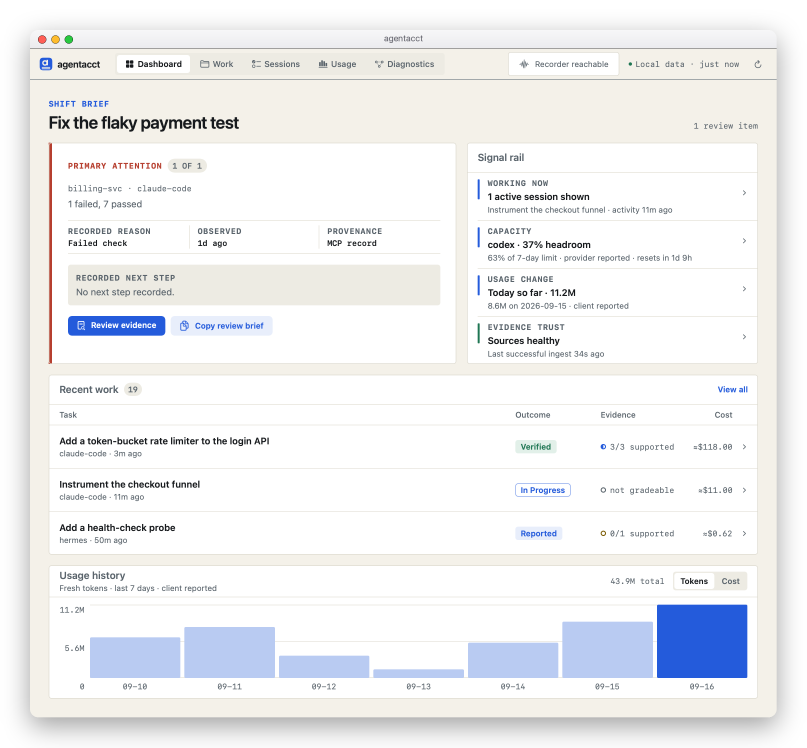
#> input picture docs/assets/app-dashboard.png, 2420 x 2242 px (shown at 1/3 size)
$ python frame_screenshots.py ../docs/assets/app-dashboard.png
#> lines starting #> are read from the running program, lines starting #| are printed output that depends on the picture; after the words box and inside, x2 and y2 are one past the last pixel; in counts of white or black regions, pixels touching at a corner belong together
#!/usr/bin/env python3
"""Wrap a flat pane PNG in a macOS window chrome — traffic lights, a title bar,
rounded corners, and a soft drop shadow — on a transparent background.

    python scripts/frame_screenshots.py                 # frames docs/assets/app-*.png in place
    python scripts/frame_screenshots.py a.png b.png      # frames the given files in place

Input is a 2x retina pane render (e.g. from gen_app_screenshots.py); the output
overwrites it with the framed version. Transparent PNG so the shot sits cleanly
on a light or dark README. Deterministic (Pillow only — no browser).
"""
from __future__ import annotations

import sys
from pathlib import Path

from PIL import Image, ImageDraw, ImageFilter, ImageFont

REPO_ROOT = Path(__file__).resolve().parent.parent
DEFAULTS = ["app-dashboard.png", "app-work-receipt.png", "app-usage.png"]

# Geometry (px, at the 2x scale of the input renders).
BAR_H = 56          # title bar height
RADIUS = 24         # window corner radius
PAD = 90            # transparent margin around the window (room for the shadow)
DOT_R = 12          # traffic-light radius
TITLE = "agentacct"


def _system_font(size: int) -> ImageFont.FreeTypeFont | None:
    for path in ("/System/Library/Fonts/SFNS.ttf",
                 "/System/Library/Fonts/Helvetica.ttc",
                 "/System/Library/Fonts/Supplemental/Arial.ttf"):
        try:
            return ImageFont.truetype(path, size)
        except Exception:
            continue
    return None


def _titlebar(width: int) -> Image.Image:
    """A light vertical-gradient title bar with the three traffic lights and a
    centered window title."""
    bar = Image.new("RGBA", (width, BAR_H), (0, 0, 0, 0))
    top, bot = (247, 247, 248), (235, 235, 238)
    px = bar.load()
    for y in range(BAR_H):
        t = y / (BAR_H - 1)
        c = tuple(round(top[i] + (bot[i] - top[i]) * t) for i in range(3))
        for x in range(width):
            px[x, y] = (*c, 255)
    d = ImageDraw.Draw(bar)
    d.line([(0, BAR_H - 1), (width, BAR_H - 1)], fill=(0, 0, 0, 26))
    cy = BAR_H // 2
    x = 24 + DOT_R
    for col in ((255, 95, 87), (254, 188, 46), (40, 200, 64)):
        d.ellipse([x - DOT_R, cy - DOT_R, x + DOT_R, cy + DOT_R], fill=(*col, 255))
        d.ellipse([x - DOT_R, cy - DOT_R, x + DOT_R, cy + DOT_R], outline=(0, 0, 0, 18), width=1)
        x += 2 * DOT_R + 16
    font = _system_font(27)
    if font is not None:
        tb = d.textbbox((0, 0), TITLE, font=font)
        d.text(((width - (tb[2] - tb[0])) / 2, (BAR_H - (tb[3] - tb[1])) / 2 - tb[1]),
               TITLE, font=font, fill=(95, 95, 104, 255))
    return bar


def frame(path: Path) -> None:
    content = Image.open(path).convert("RGBA")
    w, h = content.size
    win_h = BAR_H + h

    # The window: title bar on top, the pane below, rounded corners.
    win = Image.new("RGBA", (w, win_h), (255, 255, 255, 255))
    win.paste(_titlebar(w), (0, 0))
    win.paste(content, (0, BAR_H))
    corner = Image.new("L", (w, win_h), 0)
    ImageDraw.Draw(corner).rounded_rectangle([0, 0, w - 1, win_h - 1], radius=RADIUS, fill=255)
    win.putalpha(corner)

    # Compose onto a transparent canvas with a soft drop shadow.
    cw, ch = w + 2 * PAD, win_h + 2 * PAD
    canvas = Image.new("RGBA", (cw, ch), (0, 0, 0, 0))
    shadow_mask = Image.new("L", (cw, ch), 0)
    dy = 26  # push the shadow down for a lit-from-above look
    ImageDraw.Draw(shadow_mask).rounded_rectangle(
        [PAD, PAD + dy, PAD + w - 1, PAD + win_h - 1 + dy], radius=RADIUS, fill=96)
    shadow_mask = shadow_mask.filter(ImageFilter.GaussianBlur(38))
    shadow = Image.new("RGBA", (cw, ch), (0, 0, 0, 0))
    shadow.putalpha(shadow_mask)
    canvas = Image.alpha_composite(canvas, shadow)
    canvas.alpha_composite(win, (PAD, PAD))
    canvas.save(path)
    print(f"  framed {path.name} ({w}x{h} -> {cw}x{ch})")


def main() -> None:
    args = sys.argv[1:]
    targets = [Path(a) for a in args] if args else [REPO_ROOT / "docs" / "assets" / n for n in DEFAULTS]
    for t in targets:
        if not t.exists():
            print(f"  WARNING: missing {t}")
            continue
        frame(t)
#> in frame, content is the input picture: PIL image 2420x2242 RGBA; mean R, G, B, A 204.4, 205.1, 206.6, 219.6
#> in _titlebar, `d = ImageDraw.Draw(bar)`:
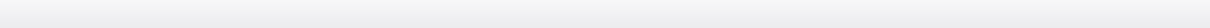
#> bar: PIL image 2420x56 RGBA (shown at 1/4 size); mean R, G, B, A 241, 241, 243, 255
#> after the loop in _titlebar, `for col in ((255, 95, 87), (254, 188, 46), (40, 200, 64)):`: x = 156
#> in _titlebar, `tb = d.textbbox((0, 0), TITLE, font=font)`: tb = (0, 7, 135, 32)
#> in frame, `win.paste(content, (0, BAR_H))`:
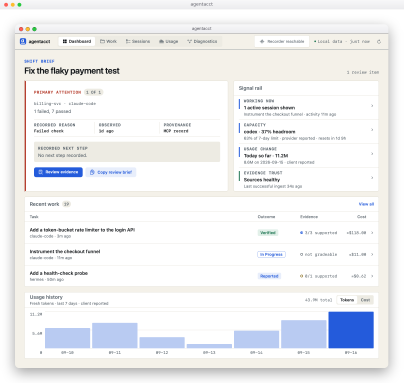
#> win: PIL image 2420x2298 RGBA (shown at 1/6 size); mean R, G, B, A 205.1, 205.9, 207.3, 220.4; transparent parts drawn white
#> in frame, `win.putalpha(corner)`:
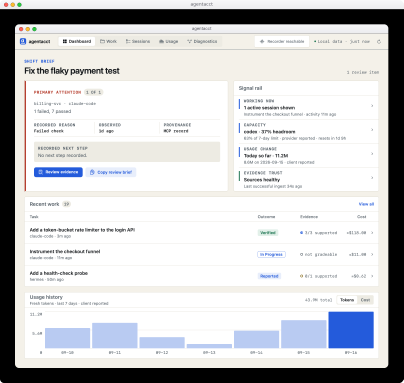
#> win: PIL image 2420x2298 RGBA (shown at 1/6 size); mean R, G, B, A 205.1, 205.9, 207.3, 255; transparent parts drawn white
#> in frame, `ImageDraw.Draw(shadow_mask).rounded_rectangle( [PAD, PAD + dy, PAD + w..`:
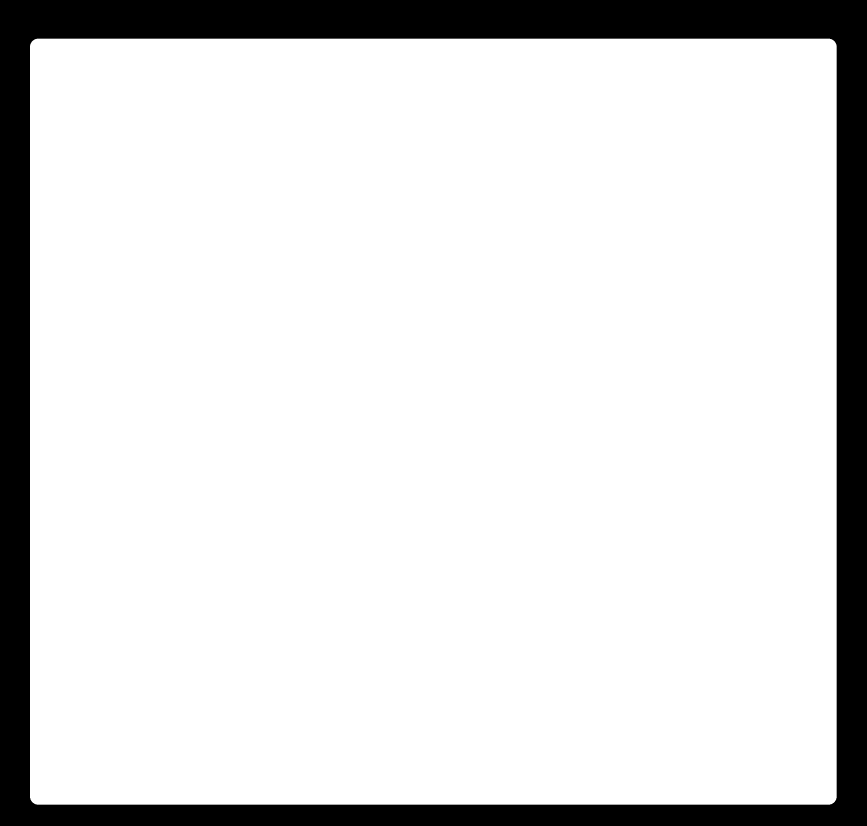
#> shadow_mask: PIL image 2600x2478 L (shown at 1/3 size); values 0 (black) and 96 (white), 86.3% white; 1 black region, box (x1, y1, x2, y2) and area: (0, 0, 2600, 2478) 882164
#> in frame, `shadow_mask = shadow_mask.filter(ImageFilter.GaussianBlur(38))`:
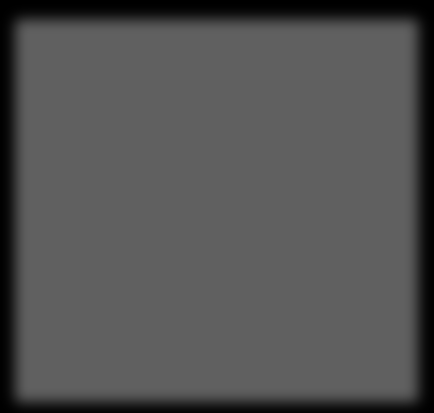
#> shadow_mask: PIL image 2600x2478 L (shown at 1/6 size); min 0, max 96, mean 82.8
#> in frame, `shadow.putalpha(shadow_mask)`:
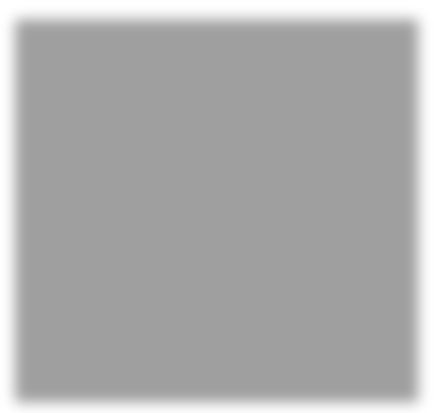
#> shadow: PIL image 2600x2478 RGBA (shown at 1/6 size); mean R, G, B, A 0, 0, 0, 82.8; transparent parts drawn white
#> in frame, `canvas.alpha_composite(win, (PAD, PAD))`:
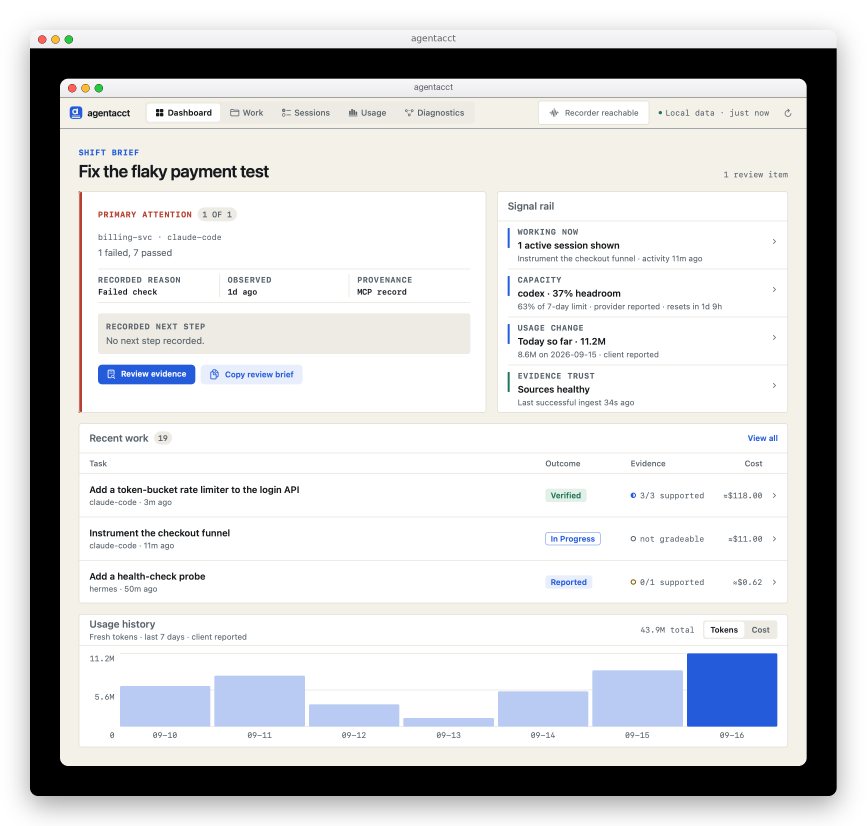
#> canvas: PIL image 2600x2478 RGBA (shown at 1/3 size); mean R, G, B, A 177, 177.7, 178.9, 222.4; transparent parts drawn white
#|   framed app-dashboard.png (2420x2242 -> 2600x2478)


if __name__ == "__main__":
    main()

$ run again, with docs/assets/app-receipt-detail.png copied over docs/assets/app-dashboard.png
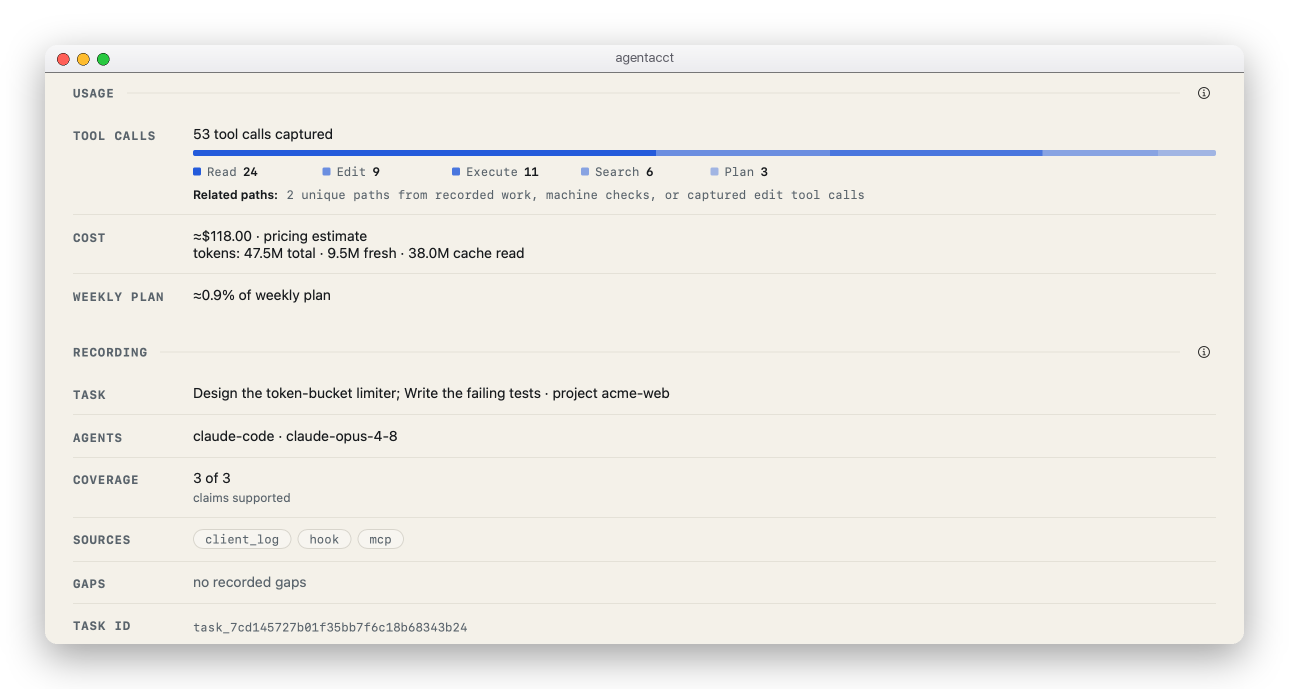
#> input picture docs/assets/app-receipt-detail.png, 2578 x 1378 px (shown at 1/2 size)
#> in frame, content is the input picture: PIL image 2578x1378 RGBA; mean R, G, B, A 193.3, 191.4, 186.2, 209.5
#> after the loop in _titlebar, `for col in ((255, 95, 87), (254, 188, 46), (40, 200, 64)):`: x = 156
#> tb = (0, 7, 135, 32)
#> in frame, `ImageDraw.Draw(shadow_mask).rounded_rectangle( [PAD, PAD + dy, PAD + w..`:
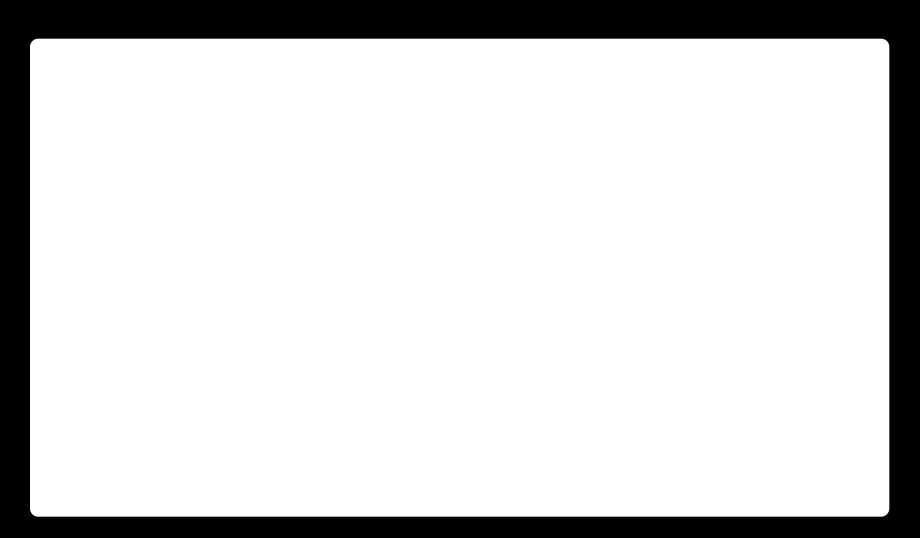
#> shadow_mask: PIL image 2758x1614 L (shown at 1/3 size); values 0 (black) and 96 (white), 83% white; 1 black region, box (x1, y1, x2, y2) and area: (0, 0, 2758, 1614) 755084
#> in frame, `canvas.alpha_composite(win, (PAD, PAD))`:
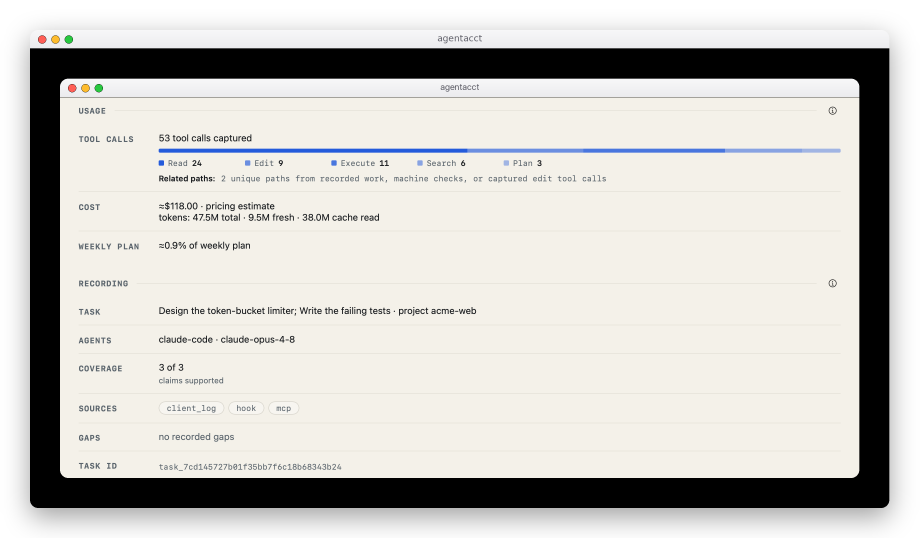
#> canvas: PIL image 2758x1614 RGBA (shown at 1/3 size); mean R, G, B, A 161.8, 160.3, 156.3, 214.7; transparent parts drawn white
#|   framed app-dashboard.png (2578x1378 -> 2758x1614)
